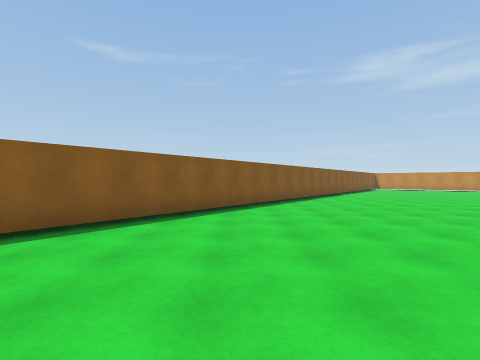
View 1 (above)

22 first-person views from a walk through a scene from a Unity 3-D project. The camera is 1.5 m above the floor, looks level and sees 85° across. The floor is counted in squares, 2 m on a side. Each view is taken from the middle of a square. On the plan, view 1 faces up. The plan holds only what a view shows up to about 9 squares ahead; the rest is blank. The place goes on beyond the plan. Surface patterns are stand-ins for the level's own textures.

View 2
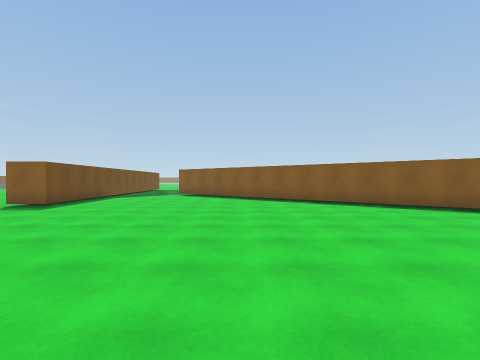

View 3
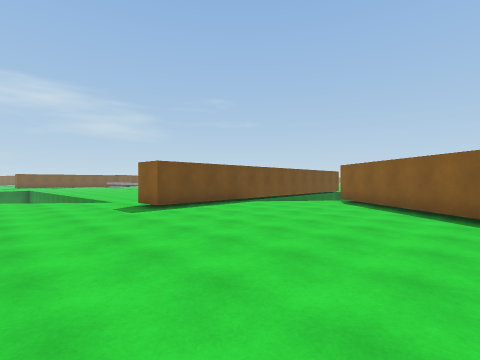

View 4
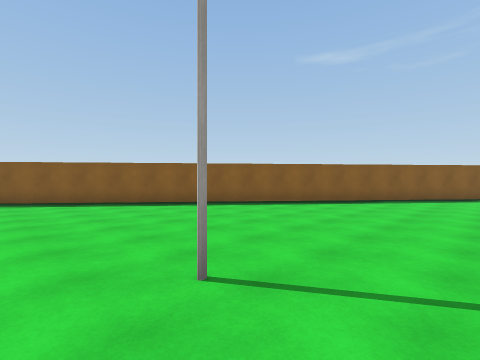

View 5
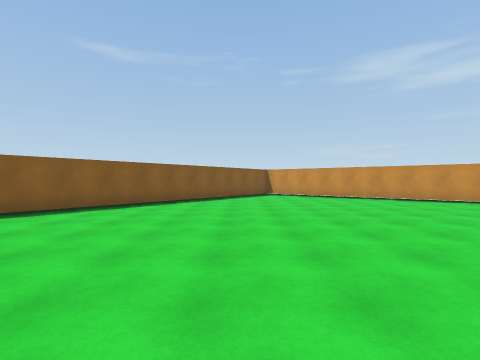

View 6
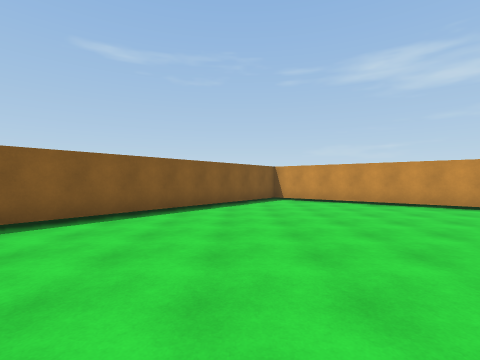

View 7
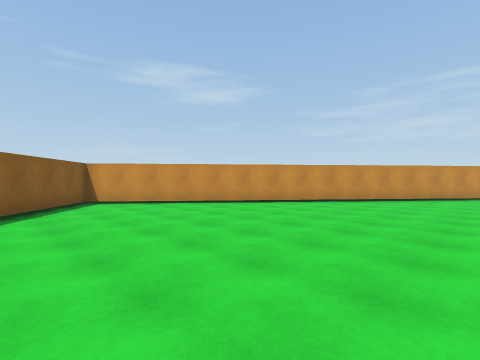

View 8
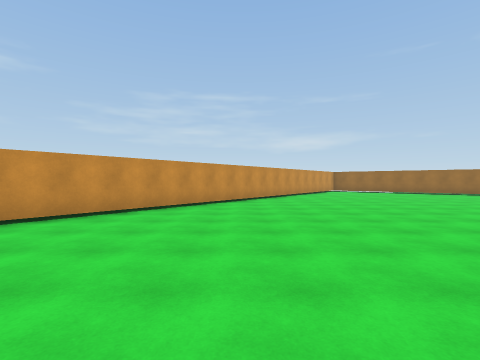

View 9
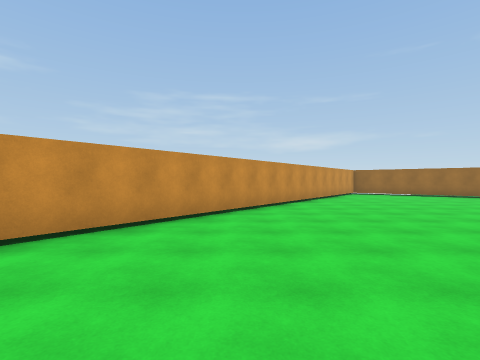

View 10
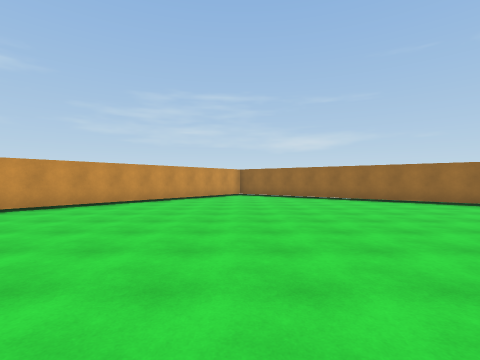

View 11
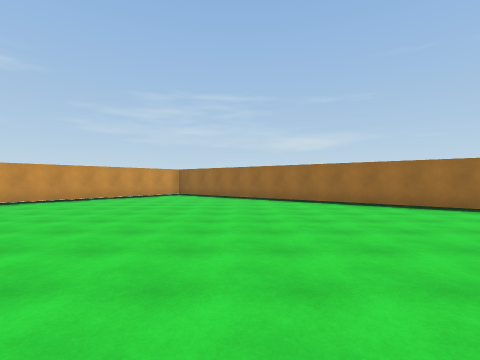

View 12
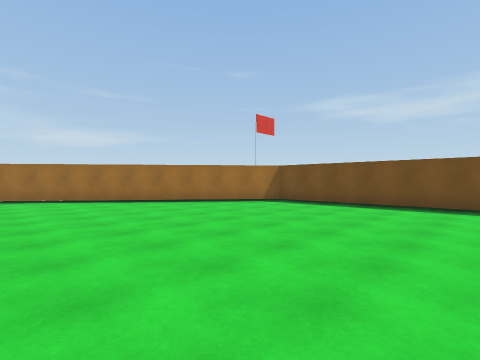

View 13
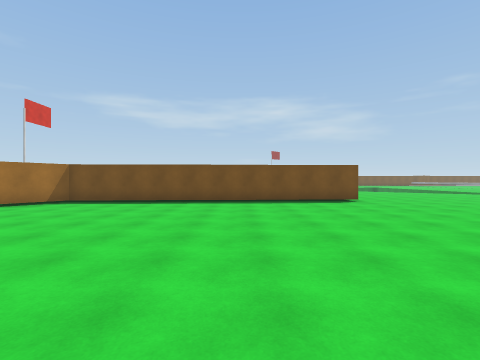

View 14
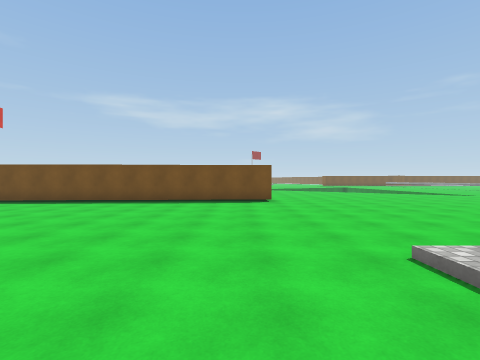

View 15
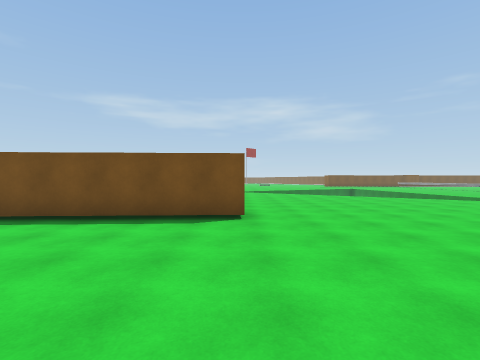

View 16
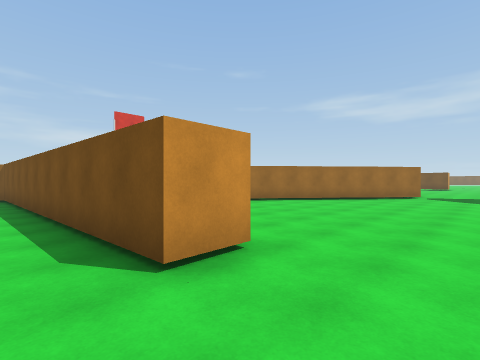

View 17
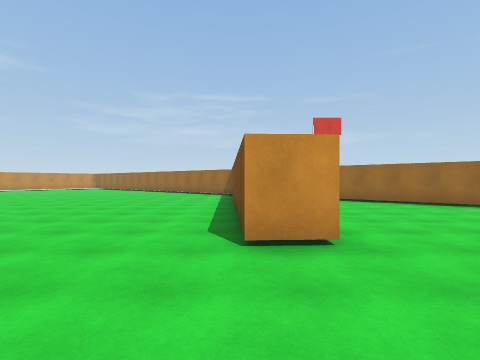

View 18
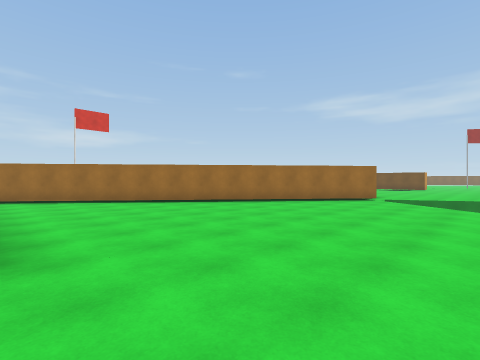

View 19
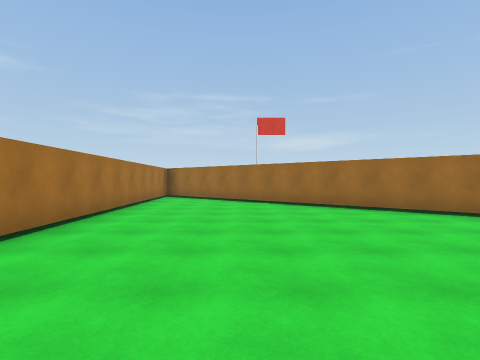

View 20
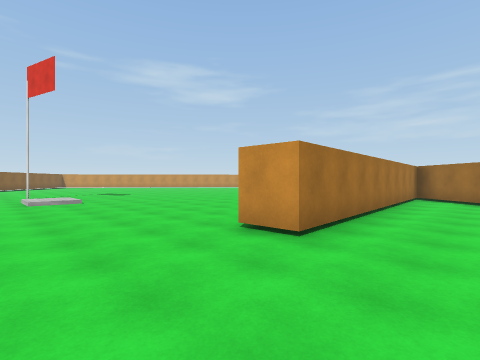

View 21
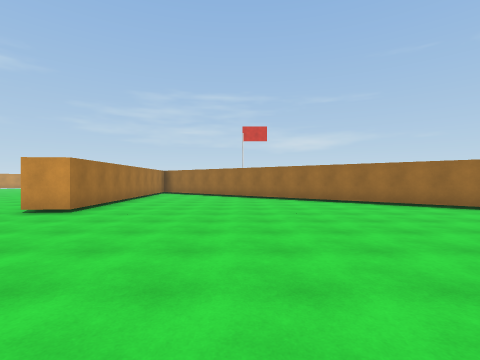

View 22
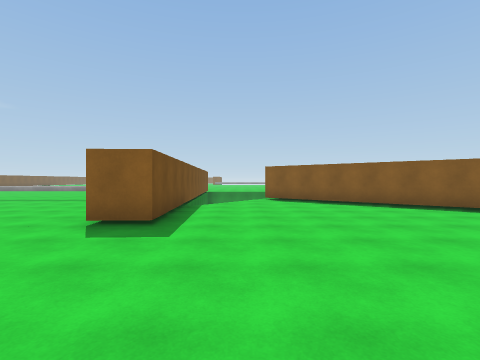

### Floor plan
Points are (right, up) in squares from view 1. A wall is a line through its corners. A room is listed if a view was taken in it or the views show most of it. See-through windows are left out.
Room 1 (views 1, 2, 3, 4, 5, 6, 7, 8, 9, 10, 11, 12, 13, 14, 15, 16, 17, 18, 19, 20, 21, 22)
walls: (13.4, -5.9) (8, -6.1) (7.9, -5.1) (17.6, -4.6) (22.6, 1.6); (22.5, 10.5) (10.4, 20.1) (-7.5, -2.3); (-5.6, -5.7) (-2.4, -5.5) (-2.3, -6.5); (8.9, -15.5) (14.8, -8.1)
ways out: opening at (-2.5, -7.5); opening at (14, -7)

Where each view was taken, in squares from view 1:
view 1: 0 up, 0 right, facing up
view 2: 0 up, 5 right, facing left
view 3: 1 up, 1 right, facing down-left
view 4: 4 up, 8 right, facing up-left
view 5: 7 up, 9 right, facing up
view 6: 10 up, 9 right, facing up
view 7: 11 up, 8 right, facing up-right
view 8: 13 up, 10 right, facing right
view 9: 13 up, 13 right, facing right
view 10: 7 up, 14 right, facing right
view 11: 4 up, 14 right, facing right
view 12: 3 up, 12 right, facing down-right
view 13: 4 up, 12 right, facing down
view 14: 4 up, 9 right, facing down
view 15: 0 up, 8 right, facing down
view 16: 4 down, 6 right, facing down-right
view 17: 5 down, 5 right, facing right
view 18: 6 down, 5 right, facing down-right
view 19: 9 down, 5 right, facing right
view 20: 8 down, 5 right, facing up-right
view 21: 10 down, 2 right, facing right
view 22: 4 down, 2 right, facing left
